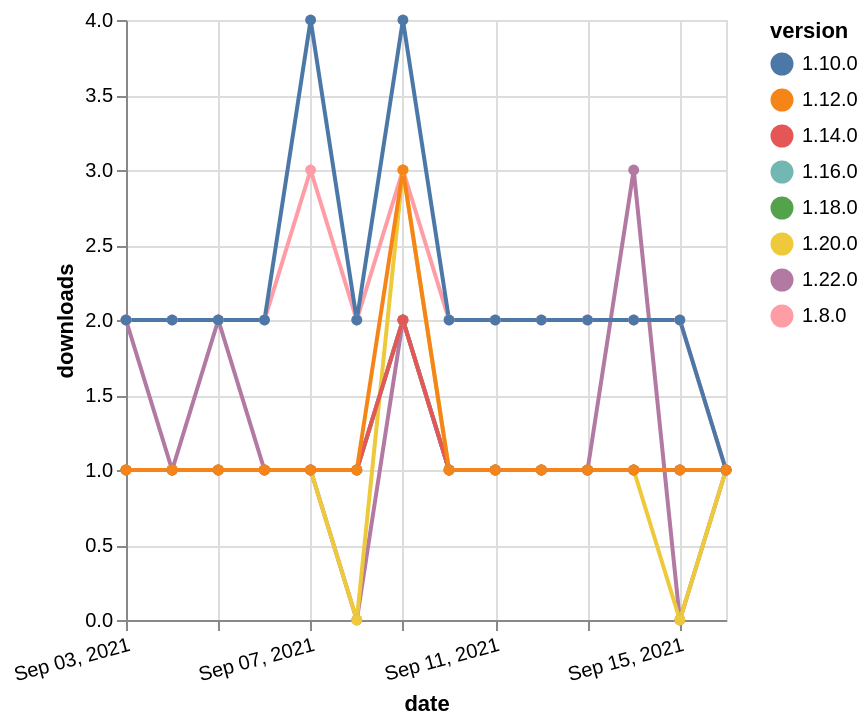

The Vega-Lite source for this figure:
### Vega-Lite specification from a JSON file in a GitHub repository (floating-point values rounded to 4 significant figures)
{"$schema": "https://vega.github.io/schema/vega-lite/v5.json", "description": "A simple bar chart with embedded data.", "data": {"values": [{"date": "2021-09-03", "total": 174, "delta": 1, "version": "1.18.0"}, {"date": "2021-09-04", "total": 175, "delta": 1, "version": "1.18.0"}, {"date": "2021-09-05", "total": 176, "delta": 1, "version": "1.18.0"}, {"date": "2021-09-06", "total": 177, "delta": 1, "version": "1.18.0"}, {"date": "2021-09-07", "total": 178, "delta": 1, "version": "1.18.0"}, {"date": "2021-09-08", "total": 179, "delta": 1, "version": "1.18.0"}, {"date": "2021-09-09", "total": 181, "delta": 2, "version": "1.18.0"}, {"date": "2021-09-10", "total": 182, "delta": 1, "version": "1.18.0"}, {"date": "2021-09-11", "total": 183, "delta": 1, "version": "1.18.0"}, {"date": "2021-09-12", "total": 184, "delta": 1, "version": "1.18.0"}, {"date": "2021-09-13", "total": 185, "delta": 1, "version": "1.18.0"}, {"date": "2021-09-14", "total": 186, "delta": 1, "version": "1.18.0"}, {"date": "2021-09-15", "total": 187, "delta": 1, "version": "1.18.0"}, {"date": "2021-09-16", "total": 188, "delta": 1, "version": "1.18.0"}, {"date": "2021-09-03", "total": 128, "delta": 2, "version": "1.22.0"}, {"date": "2021-09-04", "total": 129, "delta": 1, "version": "1.22.0"}, {"date": "2021-09-05", "total": 131, "delta": 2, "version": "1.22.0"}, {"date": "2021-09-06", "total": 132, "delta": 1, "version": "1.22.0"}, {"date": "2021-09-07", "total": 133, "delta": 1, "version": "1.22.0"}, {"date": "2021-09-08", "total": 133, "delta": 0, "version": "1.22.0"}, {"date": "2021-09-09", "total": 135, "delta": 2, "version": "1.22.0"}, {"date": "2021-09-10", "total": 136, "delta": 1, "version": "1.22.0"}, {"date": "2021-09-11", "total": 137, "delta": 1, "version": "1.22.0"}, {"date": "2021-09-12", "total": 138, "delta": 1, "version": "1.22.0"}, {"date": "2021-09-13", "total": 139, "delta": 1, "version": "1.22.0"}, {"date": "2021-09-14", "total": 142, "delta": 3, "version": "1.22.0"}, {"date": "2021-09-15", "total": 142, "delta": 0, "version": "1.22.0"}, {"date": "2021-09-16", "total": 143, "delta": 1, "version": "1.22.0"}, {"date": "2021-09-03", "total": 2377, "delta": 2, "version": "1.8.0"}, {"date": "2021-09-04", "total": 2379, "delta": 2, "version": "1.8.0"}, {"date": "2021-09-05", "total": 2381, "delta": 2, "version": "1.8.0"}, {"date": "2021-09-06", "total": 2383, "delta": 2, "version": "1.8.0"}, {"date": "2021-09-07", "total": 2386, "delta": 3, "version": "1.8.0"}, {"date": "2021-09-08", "total": 2388, "delta": 2, "version": "1.8.0"}, {"date": "2021-09-09", "total": 2391, "delta": 3, "version": "1.8.0"}, {"date": "2021-09-10", "total": 2393, "delta": 2, "version": "1.8.0"}, {"date": "2021-09-11", "total": 2395, "delta": 2, "version": "1.8.0"}, {"date": "2021-09-12", "total": 2397, "delta": 2, "version": "1.8.0"}, {"date": "2021-09-13", "total": 2399, "delta": 2, "version": "1.8.0"}, {"date": "2021-09-14", "total": 2401, "delta": 2, "version": "1.8.0"}, {"date": "2021-09-15", "total": 2403, "delta": 2, "version": "1.8.0"}, {"date": "2021-09-16", "total": 2404, "delta": 1, "version": "1.8.0"}, {"date": "2021-09-03", "total": 2501, "delta": 2, "version": "1.10.0"}, {"date": "2021-09-04", "total": 2503, "delta": 2, "version": "1.10.0"}, {"date": "2021-09-05", "total": 2505, "delta": 2, "version": "1.10.0"}, {"date": "2021-09-06", "total": 2507, "delta": 2, "version": "1.10.0"}, {"date": "2021-09-07", "total": 2511, "delta": 4, "version": "1.10.0"}, {"date": "2021-09-08", "total": 2513, "delta": 2, "version": "1.10.0"}, {"date": "2021-09-09", "total": 2517, "delta": 4, "version": "1.10.0"}, {"date": "2021-09-10", "total": 2519, "delta": 2, "version": "1.10.0"}, {"date": "2021-09-11", "total": 2521, "delta": 2, "version": "1.10.0"}, {"date": "2021-09-12", "total": 2523, "delta": 2, "version": "1.10.0"}, {"date": "2021-09-13", "total": 2525, "delta": 2, "version": "1.10.0"}, {"date": "2021-09-14", "total": 2527, "delta": 2, "version": "1.10.0"}, {"date": "2021-09-15", "total": 2529, "delta": 2, "version": "1.10.0"}, {"date": "2021-09-16", "total": 2530, "delta": 1, "version": "1.10.0"}, {"date": "2021-09-03", "total": 205, "delta": 1, "version": "1.20.0"}, {"date": "2021-09-04", "total": 206, "delta": 1, "version": "1.20.0"}, {"date": "2021-09-05", "total": 207, "delta": 1, "version": "1.20.0"}, {"date": "2021-09-06", "total": 208, "delta": 1, "version": "1.20.0"}, {"date": "2021-09-07", "total": 209, "delta": 1, "version": "1.20.0"}, {"date": "2021-09-08", "total": 209, "delta": 0, "version": "1.20.0"}, {"date": "2021-09-09", "total": 212, "delta": 3, "version": "1.20.0"}, {"date": "2021-09-10", "total": 213, "delta": 1, "version": "1.20.0"}, {"date": "2021-09-11", "total": 214, "delta": 1, "version": "1.20.0"}, {"date": "2021-09-12", "total": 215, "delta": 1, "version": "1.20.0"}, {"date": "2021-09-13", "total": 216, "delta": 1, "version": "1.20.0"}, {"date": "2021-09-14", "total": 217, "delta": 1, "version": "1.20.0"}, {"date": "2021-09-15", "total": 217, "delta": 0, "version": "1.20.0"}, {"date": "2021-09-16", "total": 218, "delta": 1, "version": "1.20.0"}, {"date": "2021-09-03", "total": 198, "delta": 1, "version": "1.16.0"}, {"date": "2021-09-04", "total": 199, "delta": 1, "version": "1.16.0"}, {"date": "2021-09-05", "total": 200, "delta": 1, "version": "1.16.0"}, {"date": "2021-09-06", "total": 201, "delta": 1, "version": "1.16.0"}, {"date": "2021-09-07", "total": 202, "delta": 1, "version": "1.16.0"}, {"date": "2021-09-08", "total": 203, "delta": 1, "version": "1.16.0"}, {"date": "2021-09-09", "total": 205, "delta": 2, "version": "1.16.0"}, {"date": "2021-09-10", "total": 206, "delta": 1, "version": "1.16.0"}, {"date": "2021-09-11", "total": 207, "delta": 1, "version": "1.16.0"}, {"date": "2021-09-12", "total": 208, "delta": 1, "version": "1.16.0"}, {"date": "2021-09-13", "total": 209, "delta": 1, "version": "1.16.0"}, {"date": "2021-09-14", "total": 210, "delta": 1, "version": "1.16.0"}, {"date": "2021-09-15", "total": 211, "delta": 1, "version": "1.16.0"}, {"date": "2021-09-16", "total": 212, "delta": 1, "version": "1.16.0"}, {"date": "2021-09-03", "total": 205, "delta": 1, "version": "1.14.0"}, {"date": "2021-09-04", "total": 206, "delta": 1, "version": "1.14.0"}, {"date": "2021-09-05", "total": 207, "delta": 1, "version": "1.14.0"}, {"date": "2021-09-06", "total": 208, "delta": 1, "version": "1.14.0"}, {"date": "2021-09-07", "total": 209, "delta": 1, "version": "1.14.0"}, {"date": "2021-09-08", "total": 210, "delta": 1, "version": "1.14.0"}, {"date": "2021-09-09", "total": 212, "delta": 2, "version": "1.14.0"}, {"date": "2021-09-10", "total": 213, "delta": 1, "version": "1.14.0"}, {"date": "2021-09-11", "total": 214, "delta": 1, "version": "1.14.0"}, {"date": "2021-09-12", "total": 215, "delta": 1, "version": "1.14.0"}, {"date": "2021-09-13", "total": 216, "delta": 1, "version": "1.14.0"}, {"date": "2021-09-14", "total": 217, "delta": 1, "version": "1.14.0"}, {"date": "2021-09-15", "total": 218, "delta": 1, "version": "1.14.0"}, {"date": "2021-09-16", "total": 219, "delta": 1, "version": "1.14.0"}, {"date": "2021-09-03", "total": 405, "delta": 1, "version": "1.12.0"}, {"date": "2021-09-04", "total": 406, "delta": 1, "version": "1.12.0"}, {"date": "2021-09-05", "total": 407, "delta": 1, "version": "1.12.0"}, {"date": "2021-09-06", "total": 408, "delta": 1, "version": "1.12.0"}, {"date": "2021-09-07", "total": 409, "delta": 1, "version": "1.12.0"}, {"date": "2021-09-08", "total": 410, "delta": 1, "version": "1.12.0"}, {"date": "2021-09-09", "total": 413, "delta": 3, "version": "1.12.0"}, {"date": "2021-09-10", "total": 414, "delta": 1, "version": "1.12.0"}, {"date": "2021-09-11", "total": 415, "delta": 1, "version": "1.12.0"}, {"date": "2021-09-12", "total": 416, "delta": 1, "version": "1.12.0"}, {"date": "2021-09-13", "total": 417, "delta": 1, "version": "1.12.0"}, {"date": "2021-09-14", "total": 418, "delta": 1, "version": "1.12.0"}, {"date": "2021-09-15", "total": 419, "delta": 1, "version": "1.12.0"}, {"date": "2021-09-16", "total": 420, "delta": 1, "version": "1.12.0"}]}, "width": "container", "mark": {"type": "line", "point": {"filled": true}}, "encoding": {"x": {"field": "date", "type": "temporal", "timeUnit": "yearmonthdate", "title": "date", "axis": {"labelAngle": -15}}, "y": {"field": "delta", "type": "quantitative", "title": "downloads"}, "color": {"field": "version", "type": "nominal"}, "tooltip": {"field": "delta"}}}
